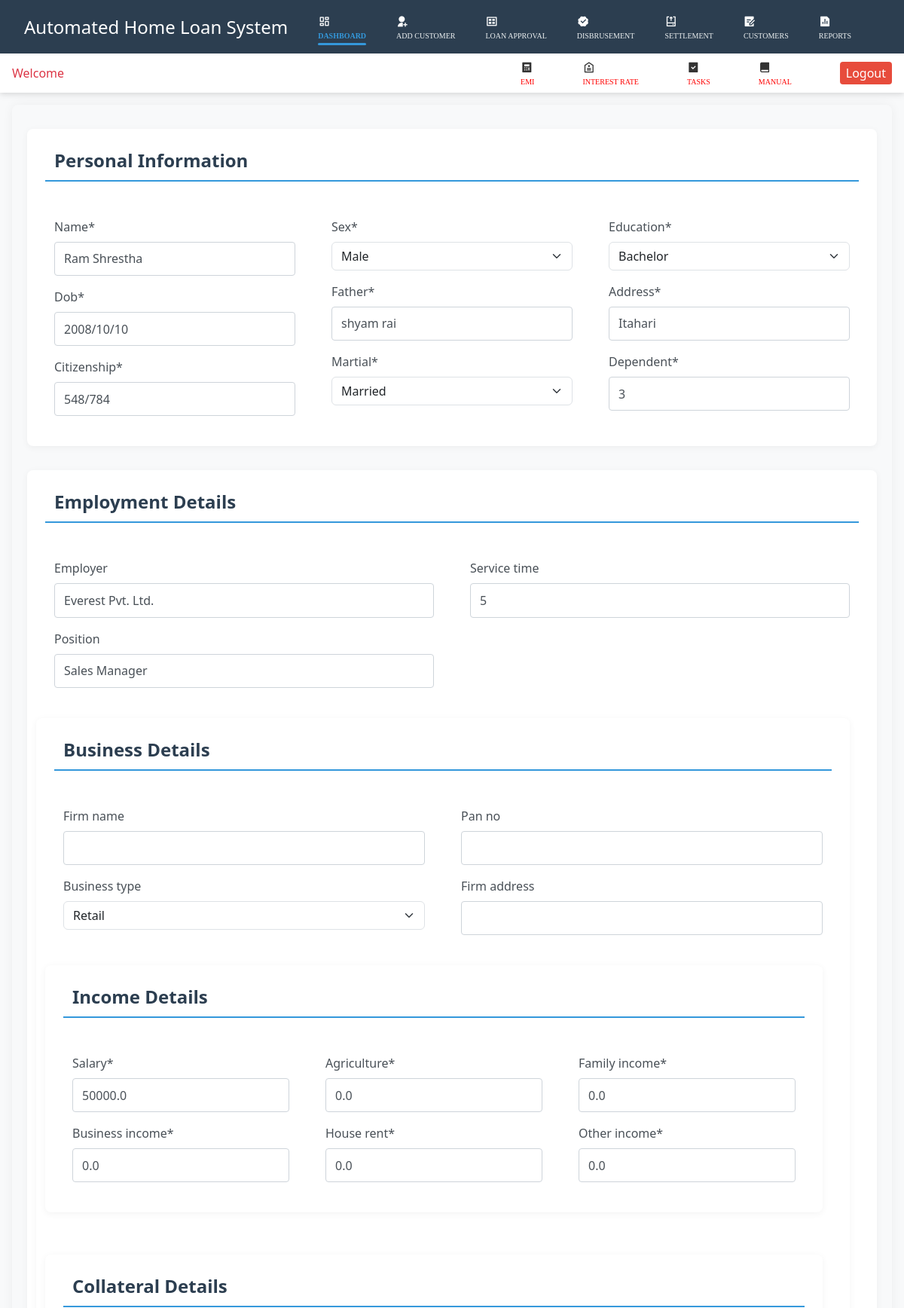
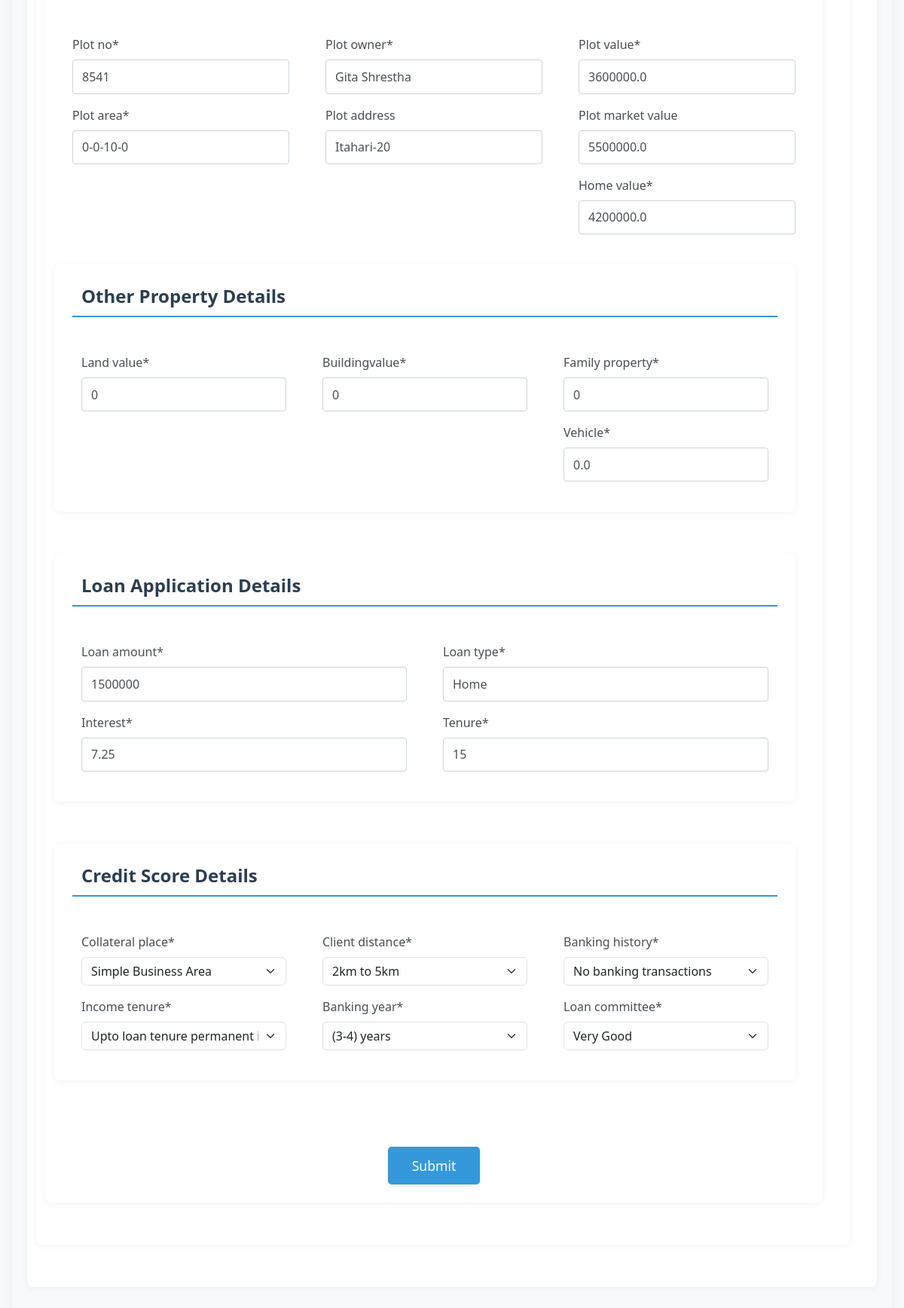
Page /client_update/2 on the committed database (2 pictures, top to bottom).
### homeloanapp/models.py (models this page shows, shortened)
class ClientDetails(models.Model):
    name = models.CharField(max_length=300, default='Sumam limbu')
    dob = models.CharField(max_length=10, default='2008/10/10')
    citizenship = models.CharField(max_length=20, default='1234')
    sex = models.CharField(max_length=8, choices=SEX_CHOICES, default="Male")
    martial = models.CharField(max_length=20, choices=MARTIAL_STATUS, default="Married")
    father = models.CharField(max_length=300, default="shyam rai")
    education = models.CharField(max_length=10, choices=EDUCATION_CHOICES, default="Bachelor")
    address = models.CharField(max_length=50, default='Itahari')
    dependent = models.PositiveIntegerField(default=3)
    employer = models.CharField(max_length=150, blank=True, null=True, default='rbbl')
    position = models.CharField(max_length=150, blank=True, null=True, default='Assistant')
    service_time = models.PositiveIntegerField(blank=True, null=True, default=5)
    firm_name = models.CharField(max_length=150, blank=True, null=True, default='rbbl')
    business_type = models.CharField(
        max_length=150,
        choices=BUSINESSTYPES,
        default="Agriculture",
        blank=True,
        null=True
    )
    pan_no = models.PositiveIntegerField(blank=True, null=True, default='12345')
    firm_address = models.CharField(max_length=150, blank=True, null=True, default='Itahari-20')
    salary = models.FloatField(default=0.0)
    business_income = models.FloatField(default=0.0)
    agriculture = models.FloatField(default=0.0)
    house_rent = models.FloatField(default=0.0)
    family_income = models.FloatField(default=0.0)
    other_income = models.FloatField(default=0.0)
    loan_amount = models.PositiveIntegerField()
    tenure = models.PositiveIntegerField(default=10)
    interest = models.FloatField(default=10.12)
    loan_type = models.CharField(max_length=50, default='Home')
    plot_no = models.CharField(max_length=50, default='5684')
    plot_area = models.CharField(max_length=50, default='0-0-10-0')
    plot_address = models.CharField(max_length=200, blank=True, null=True, default='Itahari-20')
    plot_owner = models.CharField(max_length=150, default='Roshan Rai')
    plot_value = models.FloatField(default=4632450)
    home_value = models.FloatField(default=0.0)
    plot_market_value = models.FloatField(blank=True, null=True, default=200000)
    land_value = models.PositiveIntegerField(default=0)
    buildingvalue = models.PositiveIntegerField(default=0)
    family_property = models.PositiveIntegerField(default=0)
    vehicle = models.FloatField(default=0.0)
    collateral_place = models.CharField(
        max_length=60,
        choices=COLLATERAL_AREA,
        default="Main Business Area"
    )
    income_tenure = models.CharField(
        max_length=200,
        choices=INCOME_TYPE,
        default="upto loan tenure permanent income"
    )
    client_distance = models.CharField(
        max_length=200,
        choices=CLIENT_DIS,
        default="Less than 2km"
    )
    banking_history = models.CharField(
        max_length=100,
        choices=CREDIT_HISTORY,
        default="payment after full rebate",
        null=True
    )
    banking_year = models.CharField(
        max_length=100,
        choices=BANKING_YEARS,
        default="more than 5 years"
    )
    loan_committee = models.CharField(
        max_length=20,
        choices=CREDIT_SIFARIS,
        default="Excellent"
    )
    loan_status = models.CharField(
        max_length=20,
        default="preview",
        null=True,
        blank=True
    )

### homeloanapp/views.py (the view)
# urls.py: path('client_update/<int:pk>', views.ClientUpdate.as_view(), name='client_update'),
class ClientUpdate(UpdateView):
    model = ClientDetails
    template_name = 'client_update.html'
    form_name = ClientDetailsForm
    fields ='__all__'
    success_url = '/display_clients/'

### templates/client_update.html (shortened to what this page needs)
{% extends 'dashboard.html' %}
{% load crispy_forms_tags %}
{% load static %}
{% block css %} <link rel="stylesheet" href="{% static 'css/application.css' %}"> {% endblock css %}
{% block body %}
<div class="formsection bg-body-tertiary">
    <div class="inputform">
     <form method="post">
         {% load crispy_forms_tags %}
        <div class="row form-personal" id ="form-personal">
         <div class="app-header-text">Personal Information</div>
         <div class="col text-red">
             <div>
                 {{ form.name|as_crispy_field }}
             </div>
             <div>
                 {{ form.dob|as_crispy_field }}
             </div>
             <div>
                 {{ form.citizenship|as_crispy_field }}
             </div>
         </div>
         <div class="col">
             <div>
                 {{ form.sex|as_crispy_field }}
             </div>
             <div>
                 {{ form.father|as_crispy_field }}
             </div>
             <div>
                 {{ form.martial|as_crispy_field }}
             </div>
         </div>
         <div class="col">
             <div>
                 {{ form.education|as_crispy_field }}
             </div>
             <div>
                 {{ form.address|as_crispy_field }}
             </div>
             <div>
                 {{ form.dependent|as_crispy_field }}
             </div>
         </div>
        </div>
        <div class="row form-employment" id ="form-employment">
         <div class="app-header-text">Employment Details</div>
             <div class="col">
                 <div>
                     {{ form.employer|as_crispy_field }}
                 </div>
                 <div>
                     {{ form.position|as_crispy_field }}
                 </div>
             </div>
             <div class="col">
                 <div>
                     {{ form.service_time|as_crispy_field }}
                 </div>
        </div>
        <div class="row form-business" id ="form-business">
         <div class="app-header-text">Business Details</div>
             <div class="col">
                 <div>
                     {{ form.firm_name|as_crispy_field }}
                 </div>
                 <div>
                     {{ form.business_type|as_crispy_field }}
                 </div>
             </div>
             <div class="col">
                 <div>
                     {{ form.pan_no|as_crispy_field }}
                 </div>
                 <div>
                     {{ form.firm_address|as_crispy_field }}
                 </div>
        </div>
        <div class="row form-income" id ="form-income">
         <div class="app-header-text">Income Details</div>
         <div class="col">
             <div>
                 {{ form.salary|as_crispy_field }}
             </div>
             <div>
                 {{ form.business_income|as_crispy_field }}
             </div>
         </div>
         <div class="col">
             <div>
                 {{ form.agriculture|as_crispy_field }}
             </div>
             <div>
                 {{ form.house_rent|as_crispy_field }}
             </div>
         </div>
         <div class="col">
             <div>
                 {{ form.family_income|as_crispy_field }}
             </div>
             <div>
                 {{ form.other_income|as_crispy_field }}
             </div>
         </div>
        </div>
        <div class="row form-collateral" id ="form-collateral">
         <div class="app-header-text">Collateral Details</div>
         <div class="col">
             <div>
                 {{ form.plot_no|as_crispy_field }}
             </div>
             <div>
                 {{ form.plot_area|as_crispy_field }}
             </div>
         </div>
         <div class="col">
             <div>
                 {{ form.plot_owner|as_crispy_field }}
             </div>
             <div>
                 {{ form.plot_address|as_crispy_field }}
             </div>
         </div>
         <div class="col">
             <div>
                 {{ form.plot_value|as_crispy_field }}
             </div>
             <div>
                 {{ form.plot_market_value|as_crispy_field }}
             </div>
             <div>
                 {{ form.home_value|as_crispy_field }}
             </div>
         </div>
        <div class="row form-propety" id ="form-property">
         <div class="app-header-text">Other Property Details</div>
             <div class="col">
                 <div>
                     {{ form.land_value|as_crispy_field }}
                 </div>
             </div>
             <div class="col">
                 <div>
                     {{ form.buildingvalue|as_crispy_field }}
                 </div>
             </div>
             <div class="col">
                 <div>
                     {{ form.family_property|as_crispy_field }}
                 </div>
                 <div>
                     {{ form.vehicle|as_crispy_field }}
                 </div>
             </div>
        </div>
         <div class="row form-loan" id ="form-loan">
             <div class="app-header-text">Loan Application Details</div>
             <div class="col">
                 <div>
                     {{ form.loan_amount|as_crispy_field }}
                 </div>
                 <div>
                     {{ form.interest|as_crispy_field }}
                 </div>
             </div>
             <div class="col">
                 <div>
                     {{ form.loan_type|as_crispy_field }}
                 </div>
                 <div>
                     {{ form.tenure|as_crispy_field }}
                 </div>
             </div>
         </div>
         <div class="row form-creditscore" id ="form-creditscore">
             <div class="app-header-text">Credit Score Details</div>
             <div class="col">
                 <div>
                     {{ form.collateral_place|as_crispy_field }}
                 </div>
                 <div>
                     {{ form.income_tenure|as_crispy_field }}
                 </div>
             </div>
             <div class="col">
                 <div>
                     {{ form.client_distance|as_crispy_field }}
                 </div>
                 <div>
                     {{ form.banking_year|as_crispy_field }}
                 </div>
             </div>
             <div class="col">
                 <div>
                     {{ form.banking_history|as_crispy_field }}
                 </div>
                 <div>
                     {{ form.loan_committee|as_crispy_field }}
                 </div>
             </div>
         </div>
             <div class="submit-btn text-center">
                 <input type="submit" value= "Submit">
             </div>
     </form>
    </div>
   </div>
{% endblock body %}

### static/css/dashboard.css (style rules this page uses)
:root { --primary: #2c3e50; --secondary: #3498db; --accent: #e74c3c; --light: #ecf0f1; --dark: #2c3e50; --success: #2ecc71; }
body { font-family: 'Segoe UI', Tahoma, Geneva, Verdana, sans-serif; background-color: #f5f7fa; margin: 0; padding: 0; }

### static/css/application.css (style rules this page uses)
body { font-family: 'Segoe UI', Tahoma, Geneva, Verdana, sans-serif; background-color: #f8f9fa; color: #333; }
.formsection { padding: 2rem; border-radius: 0.5rem; box-shadow: 0 0 15px rgba(0, 0, 0, 0.05); margin: 1rem; }
.app-header-text { font-size: 1.5rem; font-weight: 600; color: #2c3e50; margin-bottom: 1.5rem; padding-bottom: 0.5rem; border-bottom: 2px solid #3498db; width: 100%; }
.row { display: flex; flex-wrap: wrap; margin-bottom: 2rem; gap: 1.5rem; }
.col { flex: 1; min-width: 250px; }
label { font-weight: 500; color: #495057; margin-bottom: 0.5rem; display: block; }
.form-control { display: block; width: 100%; padding: 0.6rem 0.75rem; font-size: 1rem; line-height: 1.5; color: #495057; background-color: #fff; background-clip: padding-box; border: 1px solid #ced4da; border-radius: 0.25rem; transition: border-color 0.15s ease-in-out, box-shadow 0.15s ease-in-out; }
.submit-btn { margin-top: 2rem; text-align: center; }
.submit-btn input[type="submit"] { background-color: #3498db; color: white; border: none; padding: 0.75rem 2rem; font-size: 1.1rem; border-radius: 0.3rem; cursor: pointer; transition: all 0.3s ease; box-shadow: 0 2px 5px rgba(0, 0, 0, 0.1); }
.form-personal, .form-employment, .form-business, .form-income, .form-collateral, .form-propety, .form-loan, .form-creditscore { background-color: white; padding: 1.5rem; border-radius: 0.5rem; box-shadow: 0 2px 10px rgba(0, 0, 0, 0.05); margin-bottom: 2rem; }

### rows in the picture
ClientDetails: name "Ram Shrestha", dob "2008/10/10", citizenship "548/784", sex "Male", father "shyam rai", martial "Married", education "Bachelor", address "Itahari", dependent "3", employer "Everest Pvt. Ltd.", position "Sales Manager", service_time "5", business_type "Retail", salary "50000.0", business_income "0.0", agriculture "0.0", house_rent "0.0", family_income "0.0", other_income "0.0", plot_no "8541", plot_area "0-0-10-0", plot_owner "Gita Shrestha", plot_address "Itahari-20", plot_value "3600000.0", plot_market_value "5500000.0", home_value "4200000.0", land_value "0", buildingvalue "0", family_property "0", vehicle "0.0", loan_amount "1500000", interest "7.25", loan_type "Home", tenure "15", collateral_place "Simple Business Area", income_tenure "Upto loan tenure permanent income", client_distance "2km to 5km", banking_year "(3-4) years", banking_history "No banking transactions", loan_committee "Very Good"
